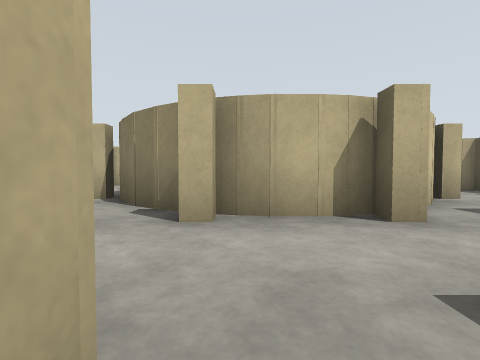
view 1 (above)

22 first-person views from a walk through a Gazebo world. The camera is 0.94 m above the floor, tilts 2° down and sees 85° across. The floor is counted in squares, 2 m on a side. Each view is taken from the middle of a square. On the plan, view 1 faces up. The plan holds only what a view shows up to about 9 squares ahead; the rest is blank. The place goes on beyond the plan.

view 2
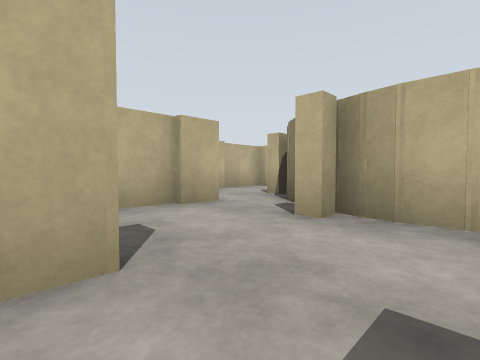

view 3
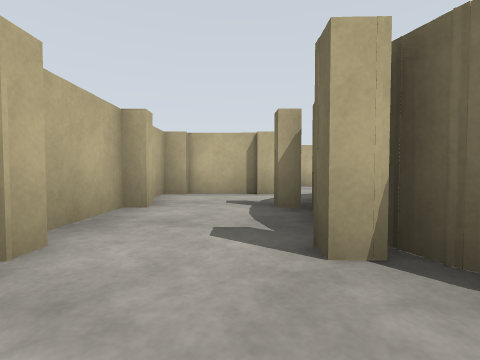

view 4
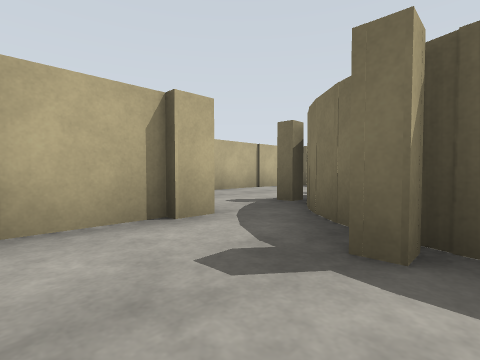

view 5
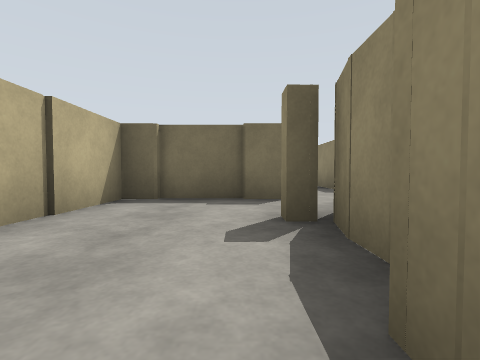

view 6
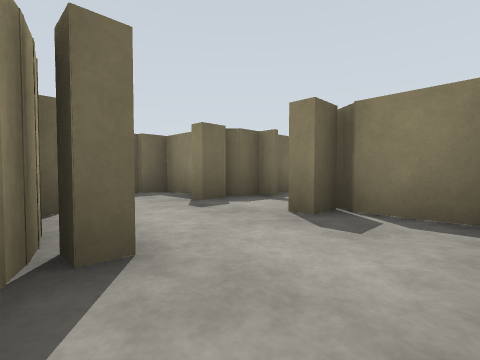

view 7
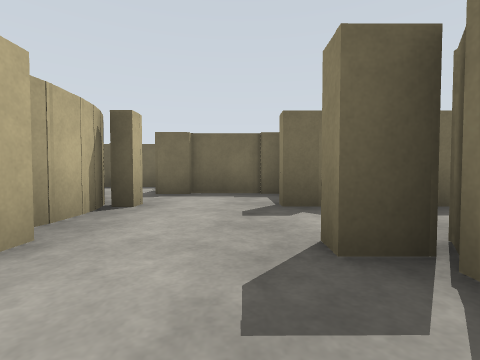

view 8
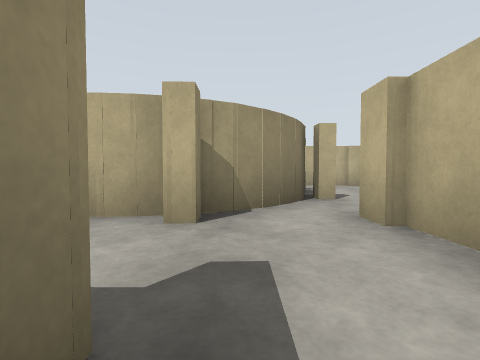

view 9
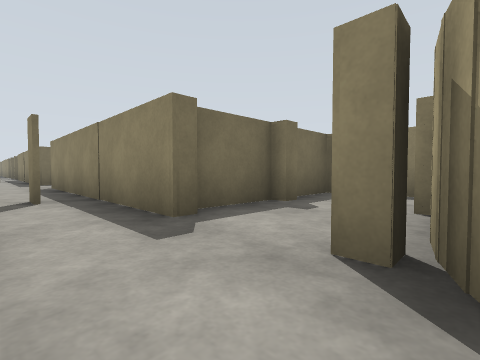

view 10
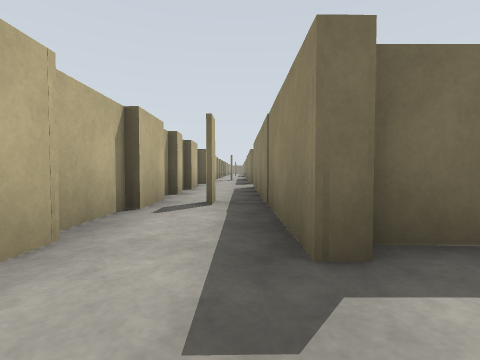

view 11
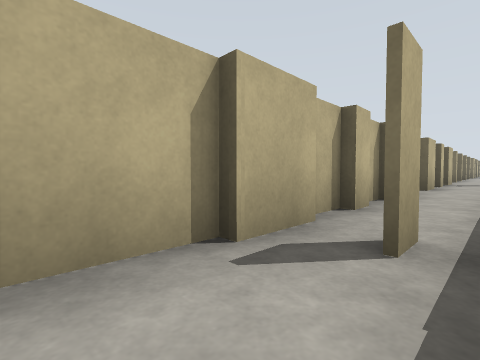

view 12
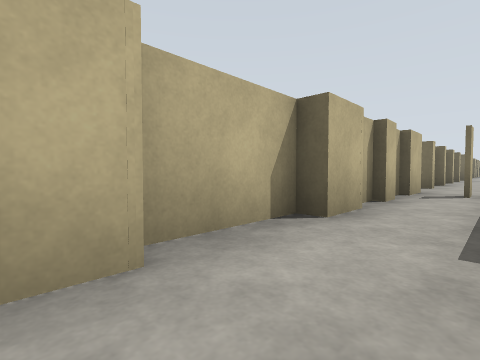

view 13
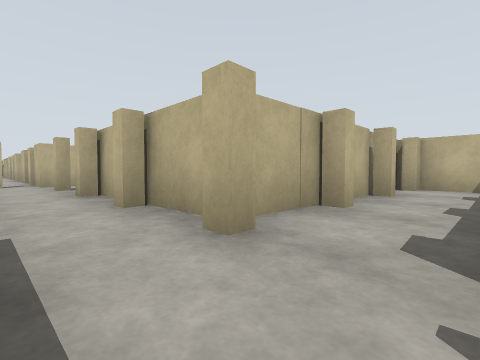

view 14
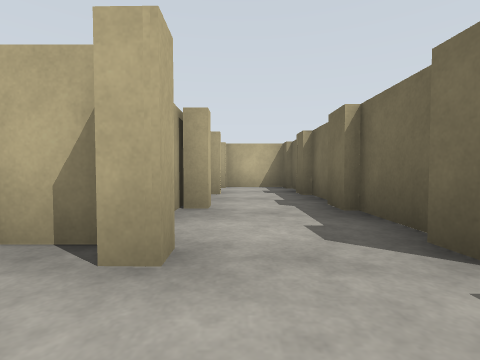

view 15
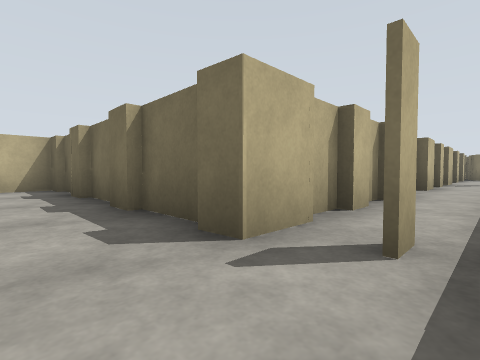

view 16
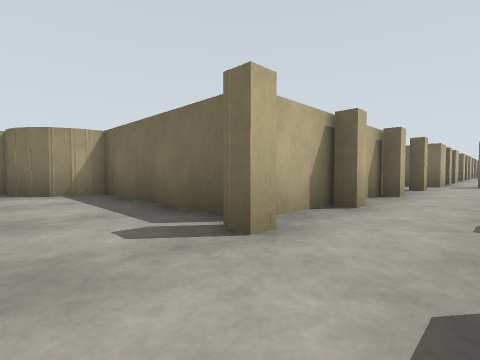

view 17
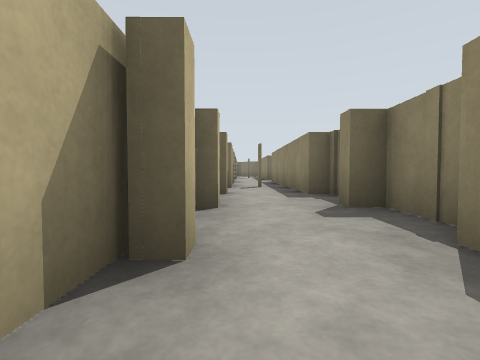

view 18
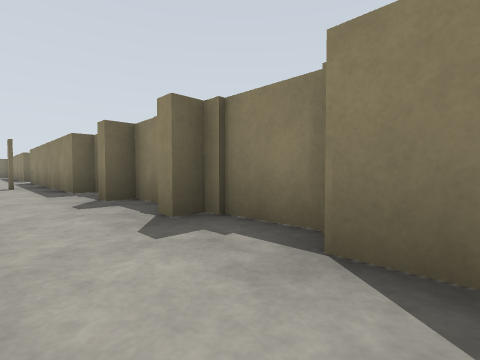

view 19
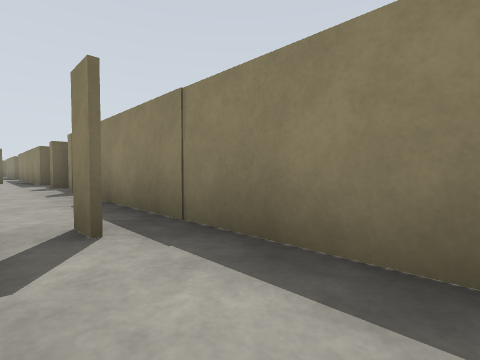

view 20
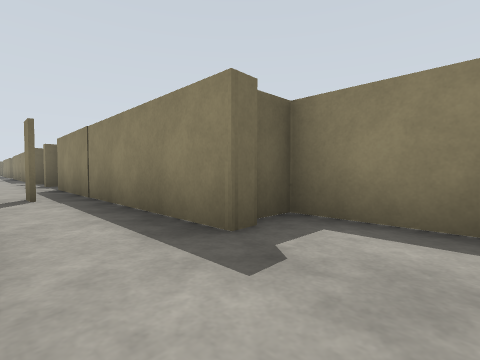

view 21
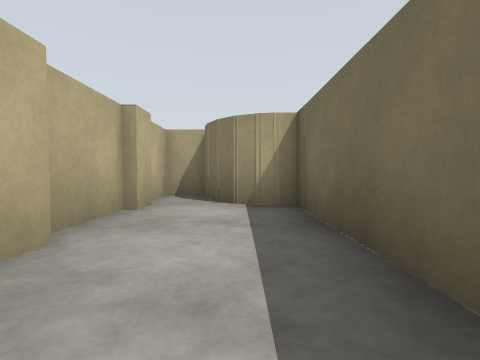

view 22
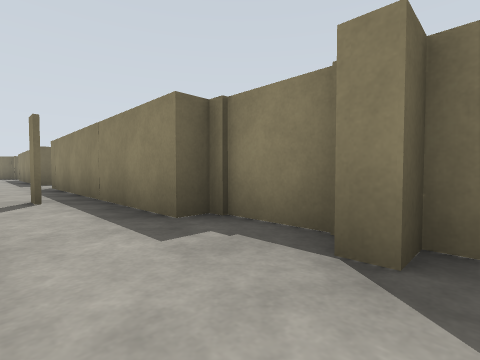

### Floor plan
Key: @ floor where view 1 was taken; # wall or solid block; x gap in a wall; . floor.
Columns run from 5 left of view 1 to 38 right of it. Each row starts with its distance up from view 1.
 15                               ####
 14                       ###     #..#
 13                       #.##    #..#
 12                       #..#    #..#
 11   ########            #..#    #..#
 10   #......#            #..#    #..#
  9 ###......##############..######..####  #####
  8 #....###.........................x.........
  7 #...## ##........................x.......
  6 #..##   #..######..##################  #
  5 #..##   #..#    ####
  4 #...## ##..#
  3   ...###...#
  2   #......#
  1   #......#
  0   ###@.###
 -1     ####

Positions as (right, up) in squares from view 1, and headings:
1: (0, 0), facing up
2: (1, 0), facing up-left
3: (-3, 3), facing up
4: (-4, 6), facing up-right
5: (-1, 9), facing right
6: (-2, 3), facing down-right
7: (-2, 1), facing right
8: (6, 7), facing left
9: (3, 8), facing down-right
10: (4, 7), facing right
11: (6, 7), facing up-right
12: (11, 7), facing up-right
13: (27, 7), facing up-left
14: (26, 7), facing up
15: (26, 7), facing up-right
16: (18, 7), facing up-right
17: (20, 8), facing right
18: (19, 8), facing down-right
19: (15, 8), facing down-right
20: (12, 8), facing down-right
21: (19, 9), facing up
22: (23, 8), facing down-right
